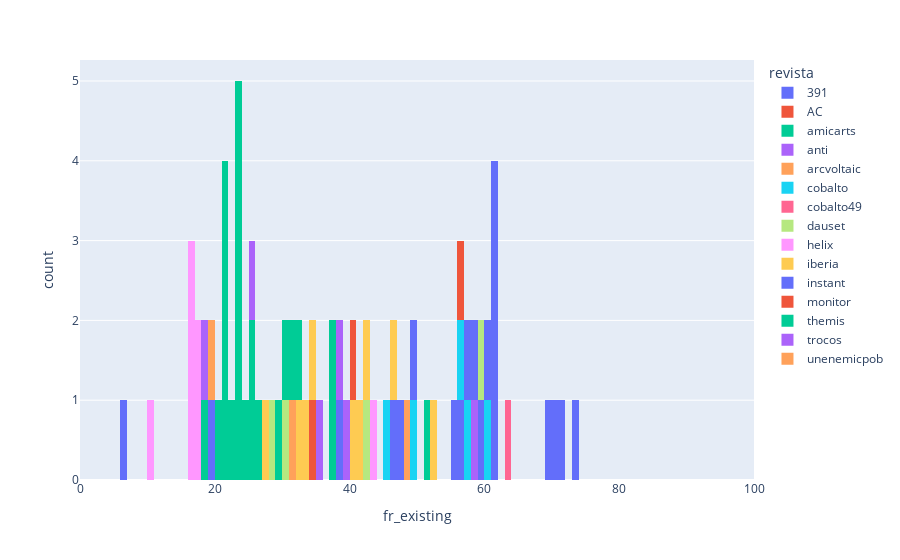

The notebook cell this image was saved under:
### Code cell
french_rows = ["fr" in r for r in results["idiomes"]]
px.histogram(results[french_rows], x="fr_existing", nbins=101, range_x=(0,100), color="revista")

### Figure 1 — Plotly figure (JSON) as saved in the notebook; plotly's stock layout.template omitted (floating-point values rounded to 4 significant figures)
{"data": [{"alignmentgroup": "True", "bingroup": "x", "hovertemplate": "revista=391<br>fr_existing=%{x}<br>count=%{y}<extra></extra>", "legendgroup": "391", "marker": {"color": "#636efa", "pattern": {"shape": ""}}, "name": "391", "nbinsx": 101, "offsetgroup": "391", "orientation": "v", "showlegend": true, "type": "histogram", "x": [70.57, 69.19, 71.7, 73.97, 6.14, 56.72, 55.06, 59.09, 46.95], "xaxis": "x", "yaxis": "y"}, {"alignmentgroup": "True", "bingroup": "x", "hovertemplate": "revista=AC<br>fr_existing=%{x}<br>count=%{y}<extra></extra>", "legendgroup": "AC", "marker": {"color": "#EF553B", "pattern": {"shape": ""}}, "name": "AC", "nbinsx": 101, "offsetgroup": "AC", "orientation": "v", "showlegend": true, "type": "histogram", "x": [34.16], "xaxis": "x", "yaxis": "y"}, {"alignmentgroup": "True", "bingroup": "x", "hovertemplate": "revista=amicarts<br>fr_existing=%{x}<br>count=%{y}<extra></extra>", "legendgroup": "amicarts", "marker": {"color": "#00cc96", "pattern": {"shape": ""}}, "name": "amicarts", "nbinsx": 101, "offsetgroup": "amicarts", "orientation": "v", "showlegend": true, "type": "histogram", "x": [23.51, 23.75, 20.25, 26.63, 24.15, 21.86, 23.35, 21.37, 21.78, 25.61, 18.32, 51.84], "xaxis": "x", "yaxis": "y"}, {"alignmentgroup": "True", "bingroup": "x", "hovertemplate": "revista=anti<br>fr_existing=%{x}<br>count=%{y}<extra></extra>", "legendgroup": "anti", "marker": {"color": "#ab63fa", "pattern": {"shape": ""}}, "name": "anti", "nbinsx": 101, "offsetgroup": "anti", "orientation": "v", "showlegend": true, "type": "histogram", "x": [58.1], "xaxis": "x", "yaxis": "y"}, {"alignmentgroup": "True", "bingroup": "x", "hovertemplate": "revista=arcvoltaic<br>fr_existing=%{x}<br>count=%{y}<extra></extra>", "legendgroup": "arcvoltaic", "marker": {"color": "#FFA15A", "pattern": {"shape": ""}}, "name": "arcvoltaic", "nbinsx": 101, "offsetgroup": "arcvoltaic", "orientation": "v", "showlegend": true, "type": "histogram", "x": [31.08, 48.81], "xaxis": "x", "yaxis": "y"}, {"alignmentgroup": "True", "bingroup": "x", "hovertemplate": "revista=cobalto<br>fr_existing=%{x}<br>count=%{y}<extra></extra>", "legendgroup": "cobalto", "marker": {"color": "#19d3f3", "pattern": {"shape": ""}}, "name": "cobalto", "nbinsx": 101, "offsetgroup": "cobalto", "orientation": "v", "showlegend": true, "type": "histogram", "x": [56.78, 60.02, 45.49, 57.61, 49.64], "xaxis": "x", "yaxis": "y"}, {"alignmentgroup": "True", "bingroup": "x", "hovertemplate": "revista=cobalto49<br>fr_existing=%{x}<br>count=%{y}<extra></extra>", "legendgroup": "cobalto49", "marker": {"color": "#FF6692", "pattern": {"shape": ""}}, "name": "cobalto49", "nbinsx": 101, "offsetgroup": "cobalto49", "orientation": "v", "showlegend": true, "type": "histogram", "x": [63.02], "xaxis": "x", "yaxis": "y"}, {"alignmentgroup": "True", "bingroup": "x", "hovertemplate": "revista=dauset<br>fr_existing=%{x}<br>count=%{y}<extra></extra>", "legendgroup": "dauset", "marker": {"color": "#B6E880", "pattern": {"shape": ""}}, "name": "dauset", "nbinsx": 101, "offsetgroup": "dauset", "orientation": "v", "showlegend": true, "type": "histogram", "x": [28.26, 42, 30, 59.82], "xaxis": "x", "yaxis": "y"}, {"alignmentgroup": "True", "bingroup": "x", "hovertemplate": "revista=helix<br>fr_existing=%{x}<br>count=%{y}<extra></extra>", "legendgroup": "helix", "marker": {"color": "#FF97FF", "pattern": {"shape": ""}}, "name": "helix", "nbinsx": 101, "offsetgroup": "helix", "orientation": "v", "showlegend": true, "type": "histogram", "x": [16.87, 16.94, 16.67, 17.53, 17.71, 43.38, 10.69], "xaxis": "x", "yaxis": "y"}, {"alignmentgroup": "True", "bingroup": "x", "hovertemplate": "revista=iberia<br>fr_existing=%{x}<br>count=%{y}<extra></extra>", "legendgroup": "iberia", "marker": {"color": "#FECB52", "pattern": {"shape": ""}}, "name": "iberia", "nbinsx": 101, "offsetgroup": "iberia", "orientation": "v", "showlegend": true, "type": "histogram", "x": [41.86, 46.04, 40.73, 42.12, 52.81, 27.96, 32.2, 34.91, 33.05], "xaxis": "x", "yaxis": "y"}, {"alignmentgroup": "True", "bingroup": "x", "hovertemplate": "revista=instant<br>fr_existing=%{x}<br>count=%{y}<extra></extra>", "legendgroup": "instant", "marker": {"color": "#636efa", "pattern": {"shape": ""}}, "name": "instant", "nbinsx": 101, "offsetgroup": "instant", "orientation": "v", "showlegend": true, "type": "histogram", "x": [61.35, 58.92, 61.59, 57.51, 60.38, 61.65, 49.12, 61.05, 38.49, 19.62, 47.53], "xaxis": "x", "yaxis": "y"}, {"alignmentgroup": "True", "bingroup": "x", "hovertemplate": "revista=monitor<br>fr_existing=%{x}<br>count=%{y}<extra></extra>", "legendgroup": "monitor", "marker": {"color": "#EF553B", "pattern": {"shape": ""}}, "name": "monitor", "nbinsx": 101, "offsetgroup": "monitor", "orientation": "v", "showlegend": true, "type": "histogram", "x": [56.21, 40.48], "xaxis": "x", "yaxis": "y"}, {"alignmentgroup": "True", "bingroup": "x", "hovertemplate": "revista=themis<br>fr_existing=%{x}<br>count=%{y}<extra></extra>", "legendgroup": "themis", "marker": {"color": "#00cc96", "pattern": {"shape": ""}}, "name": "themis", "nbinsx": 101, "offsetgroup": "themis", "orientation": "v", "showlegend": true, "type": "histogram", "x": [23.48, 31.18, 30.52, 23.14, 29.15, 25.24, 32.84, 37.7, 22.22, 37.01, 21.57], "xaxis": "x", "yaxis": "y"}, {"alignmentgroup": "True", "bingroup": "x", "hovertemplate": "revista=trocos<br>fr_existing=%{x}<br>count=%{y}<extra></extra>", "legendgroup": "trocos", "marker": {"color": "#ab63fa", "pattern": {"shape": ""}}, "name": "trocos", "nbinsx": 101, "offsetgroup": "trocos", "orientation": "v", "showlegend": true, "type": "histogram", "x": [38.02, 39.23, 35.81, 18.75, 25], "xaxis": "x", "yaxis": "y"}, {"alignmentgroup": "True", "bingroup": "x", "hovertemplate": "revista=unenemicpob<br>fr_existing=%{x}<br>count=%{y}<extra></extra>", "legendgroup": "unenemicpob", "marker": {"color": "#FFA15A", "pattern": {"shape": ""}}, "name": "unenemicpob", "nbinsx": 101, "offsetgroup": "unenemicpob", "orientation": "v", "showlegend": true, "type": "histogram", "x": [19.05], "xaxis": "x", "yaxis": "y"}], "layout": {"barmode": "relative", "legend": {"title": {"text": "revista"}, "tracegroupgap": 0}, "margin": {"t": 60}, "xaxis": {"anchor": "y", "domain": [0, 1], "range": [0, 100], "title": {"text": "fr_existing"}}, "yaxis": {"anchor": "x", "domain": [0, 1], "title": {"text": "count"}}}}
